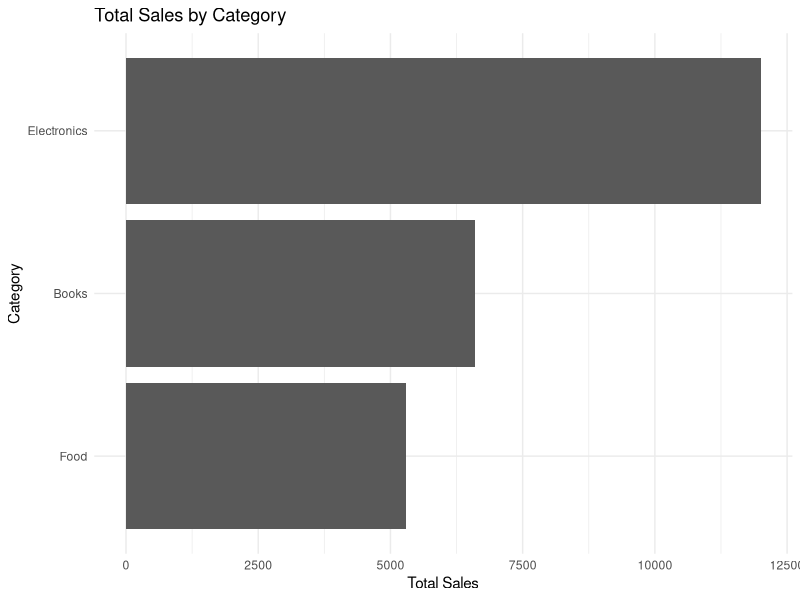

The R script that drew this image:
############################################################
# 21_r_markdown.R
# R Basic Manual
#
# Purpose:
# Prepare and test the R code used in the Chapter 21
# R Markdown report.
#
# Workflow:
# Data -> Analysis -> Visualization -> Report
############################################################

# ----------------------------------------------------------
# 1. Load packages
# ----------------------------------------------------------

# Run these once if the packages are not installed:
# install.packages("dplyr")
# install.packages("ggplot2")

library(dplyr)
library(ggplot2)


# ----------------------------------------------------------
# 2. Prepare sample data
# ----------------------------------------------------------

sales_data <- data.frame(
  category = c(
    "Books", "Electronics", "Food",
    "Books", "Electronics", "Food",
    "Books", "Electronics", "Food"
  ),
  region = c(
    "Tokyo", "Tokyo", "Tokyo",
    "Osaka", "Osaka", "Osaka",
    "Fukuoka", "Fukuoka", "Fukuoka"
  ),
  sales = c(
    2400, 2500, 1800,
    3000, 5000, 1500,
    1200, 4500, 2000
  )
)

sales_data


# ----------------------------------------------------------
# 3. Inspect the data
# ----------------------------------------------------------

head(sales_data)
str(sales_data)
summary(sales_data)


# ----------------------------------------------------------
# 4. Create an analysis summary
# ----------------------------------------------------------

category_summary <- sales_data |>
  group_by(category) |>
  summarise(
    total_sales = sum(sales),
    average_sales = mean(sales),
    records = n(),
    .groups = "drop"
  ) |>
  arrange(desc(total_sales))

category_summary


# ----------------------------------------------------------
# 5. Create a visualization
# ----------------------------------------------------------

sales_plot <- ggplot(
  category_summary,
  aes(
    x = reorder(category, total_sales),
    y = total_sales
  )
) +
  geom_col() +
  coord_flip() +
  labs(
    title = "Total Sales by Category",
    x = "Category",
    y = "Total Sales"
  ) +
  theme_minimal()

sales_plot


# ----------------------------------------------------------
# 6. Prepare values for report text
# ----------------------------------------------------------

total_sales <- sum(sales_data$sales)

top_category <- category_summary$category[1]

total_sales
top_category


# ----------------------------------------------------------
# End of script
# ----------------------------------------------------------

print("21_r_markdown.R finished successfully")
